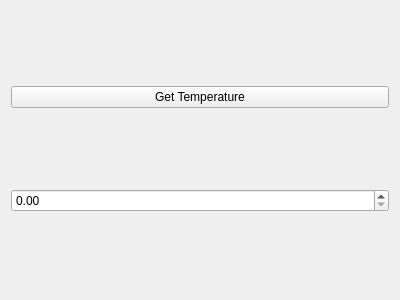
<?xml version="1.0" encoding="UTF-8"?>
<ui version="4.0">
 <class>Form</class>
 <widget class="QWidget" name="Form">
  <property name="geometry">
   <rect>
    <x>0</x>
    <y>0</y>
    <width>400</width>
    <height>300</height>
   </rect>
  </property>
  <property name="windowTitle">
   <string>Form</string>
  </property>
  <layout class="QVBoxLayout" name="verticalLayout">
   <item>
    <widget class="QPushButton" name="btn_update">
     <property name="text">
      <string>Get Temperature</string>
     </property>
    </widget>
   </item>
   <item>
    <widget class="QDoubleSpinBox" name="temperature"/>
   </item>
  </layout>
 </widget>
 <resources/>
 <connections/>
</ui>
